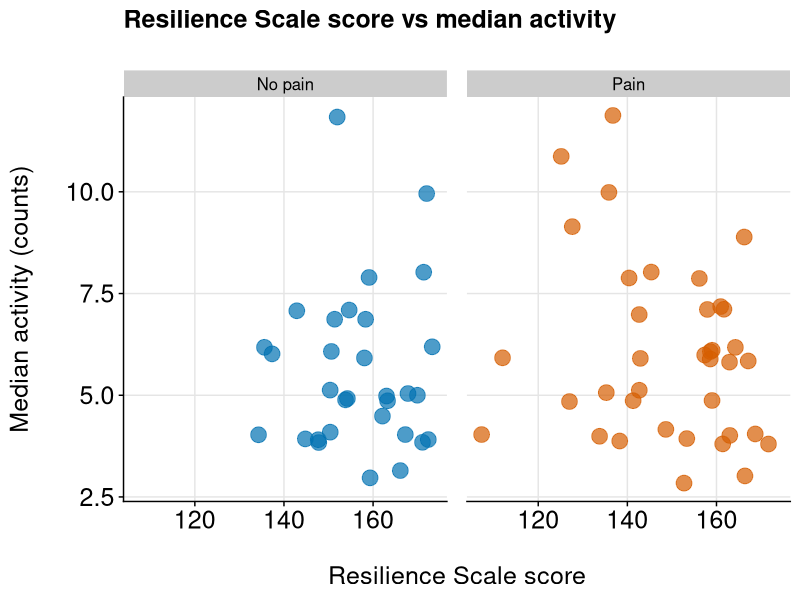
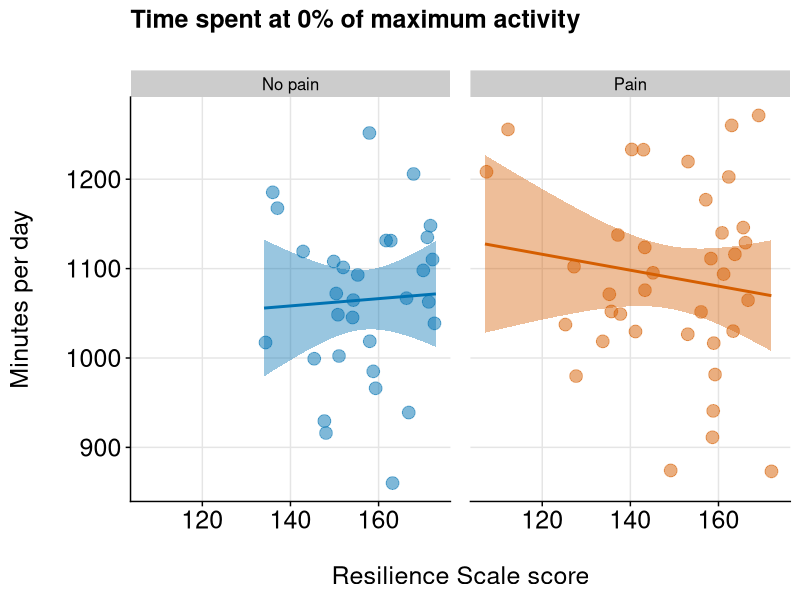
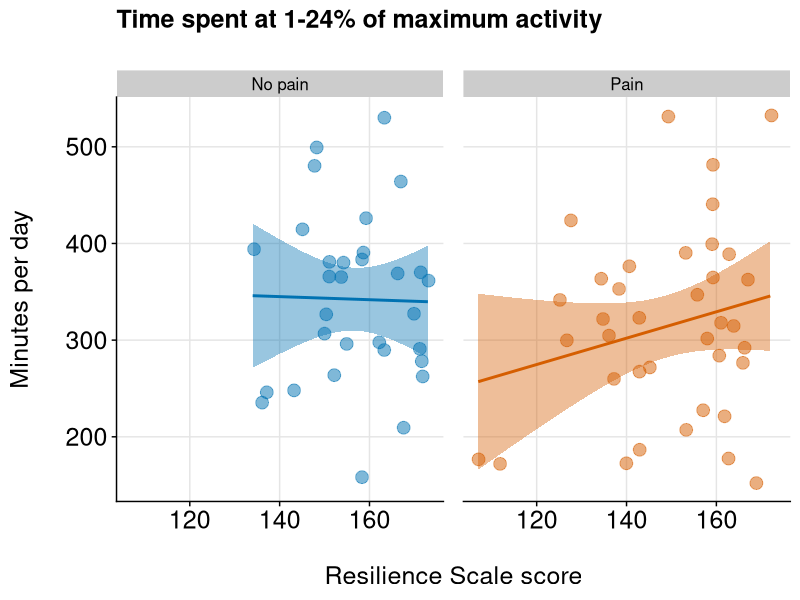
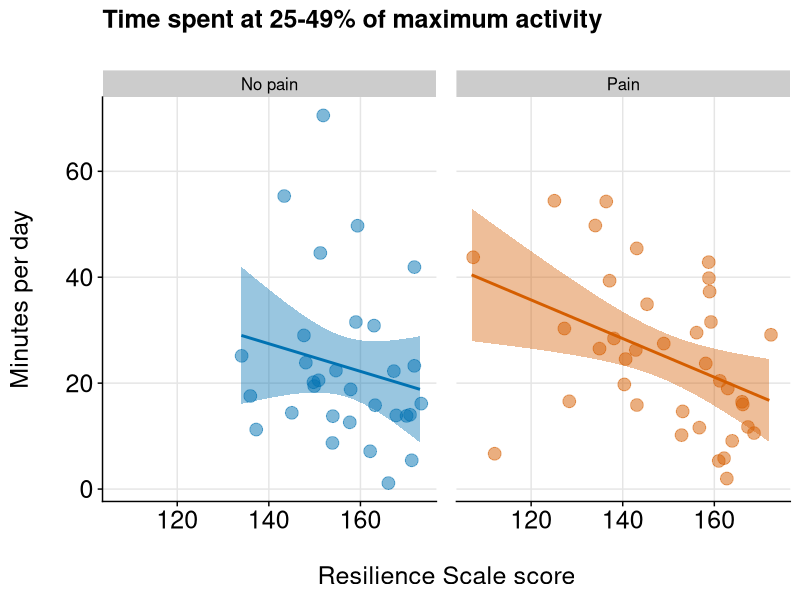
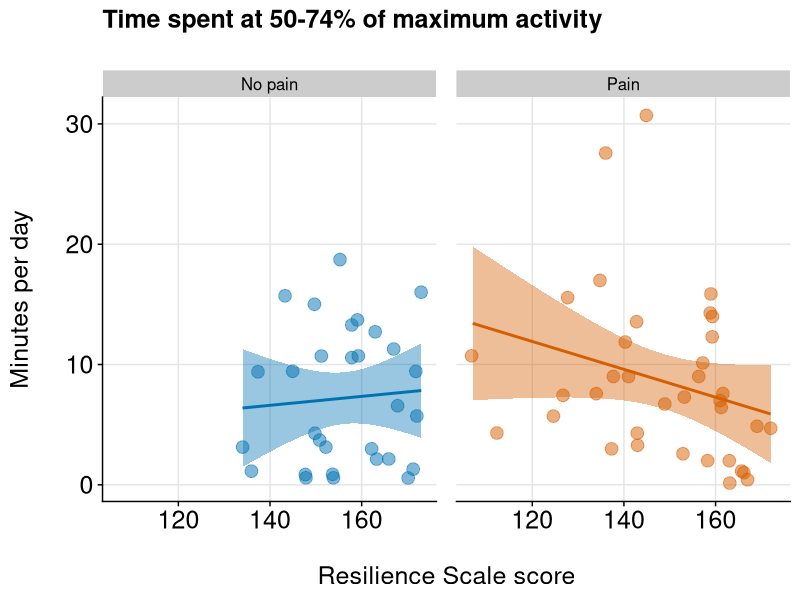
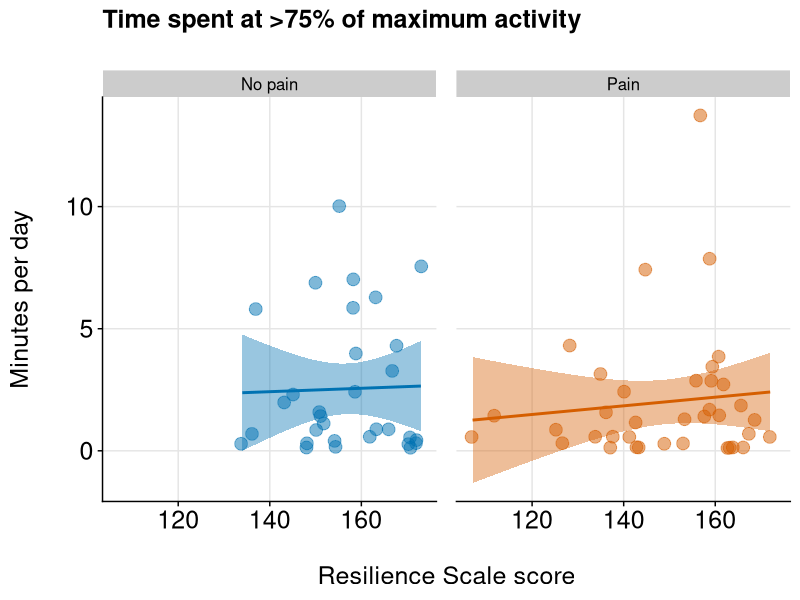
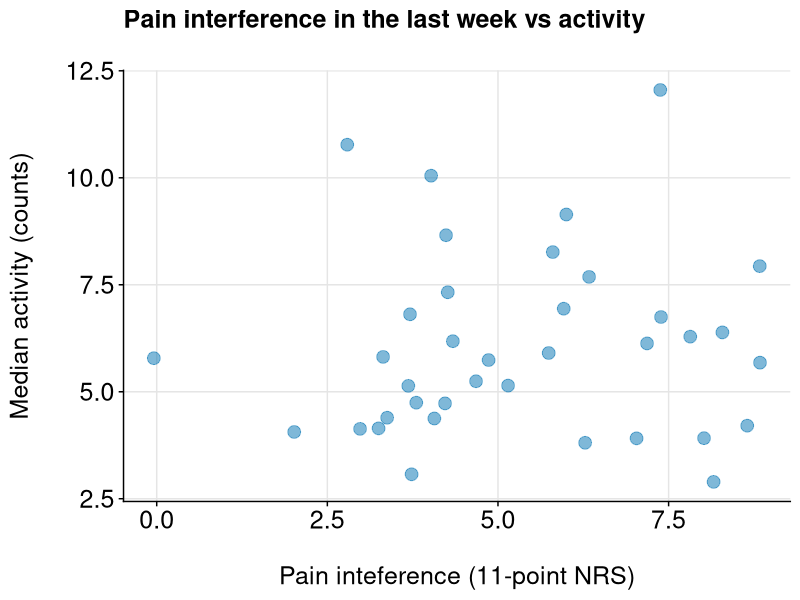
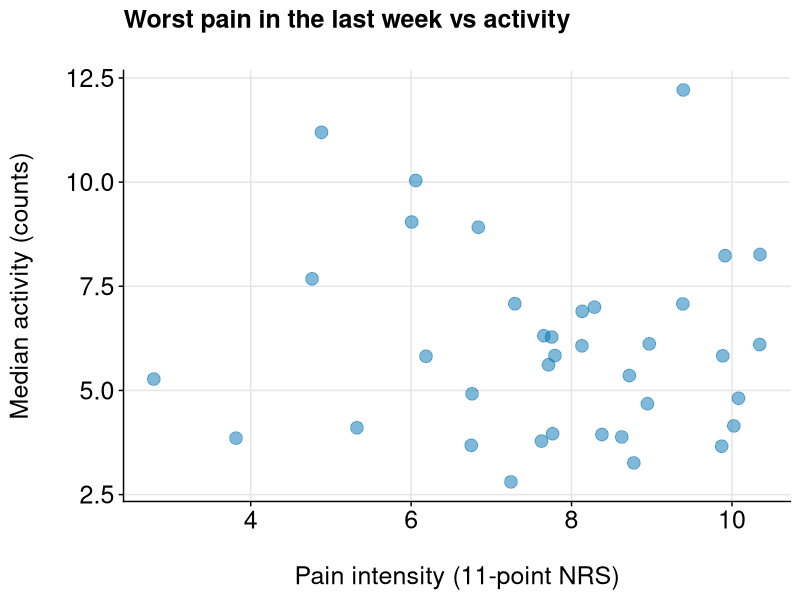

Reproduce these figures in R, in order.
## ---- chunk 1
# Load packages
library(knitr)
library(readr)
library(dplyr)
library(tidyr)
library(ggplot2)
library(scales)
library(grid)
library(cowplot)

# Load palette
cb8.categorical <- c("#0072B2", "#D55E00", "#009E73", "#F0E442", "#56B4E9", "#E69F00", "#CC79A7", "#999999")

# knitr chunk options
opts_chunk$set(echo = FALSE,
               warning = FALSE,
               message = FALSE,
               fig.path = './figures/',
               fig.width = 11.7,
               fig.height = 8.2,
               dev = c('png', 'pdf'),
               tidy = TRUE, 
               tidy.opts = list(width.cutoff = 65))
## ---- chunk 2
data.res <- read_csv('./data/resilience.V.endurance.csv', col_names = TRUE)
## ---- chunk 3
# Top-and-tail
head(data.res)
tail(data.res)
glimpse(data.res)

# Process data
data.res.1 <- data.res %>%
    mutate(pain = factor(Pain, 
                         levels = c('no.pain', 'pain'),
                         labels = c('No pain', 'Pain'))) %>%
    select(-ID, -Pain) %>%
    rename(activity = Median_activity,
           rs.score = RS_corrected, 
           zero = Minutes_at_0_activity,
           q1 = Minutes_at_q1,
           q2 = Minutes_at_q2,
           q3 = Minutes_at_q3,
           q4 = Minutes_at_q4) 
glimpse(data.res.1)
## ---- chunk 4
# Plot_1: resilience score vs median activity
Resilience.activity <- ggplot(data.res.1,
                 aes(x = rs.score,
                     y = activity,
                     fill = pain,
                     colour = pain)) +
    geom_jitter(size = 5, shape = 21, alpha = 0.7) +
    labs(x = '\nResilience Scale score',
         y = 'Median activity (counts)\n',
         title = 'Resilience Scale score vs median activity\n') +
    facet_grid(.~pain) +
    scale_fill_manual(values = cb8.categorical) +
    scale_colour_manual(values = cb8.categorical) +
    theme_cowplot() +
    theme(plot.title = element_text(face = 'bold', 
                                    size = 18, 
                                    colour = 'black'),
          axis.text = element_text(size = 18, 
                                   colour = 'black'),
          axis.title = element_text(size = 18, 
                                    colour = 'black'),
          panel.grid.major = element_line(colour = 'gray90'),
          panel.background = element_blank(),
          legend.position = 'none',
          panel.margin.x = unit(1, 'lines'))
Resilience.activity

# Plot_2: resilience score vs time spent at 0% of max activity
RS.EnduranceZero <- ggplot(data.res.1,
                 aes(x = rs.score,
                     y = zero,
                     fill = pain,
                     colour = pain)) +
    geom_jitter(size = 4, shape = 21, alpha = 0.5) +
    geom_smooth(method = 'lm') +
    labs(title = 'Time spent at 0% of maximum activity\n',
         x = '\nResilience Scale score',
         y = 'Minutes per day\n') +
    facet_grid(.~pain) +
    scale_fill_manual(values = cb8.categorical) +
    scale_colour_manual(values = cb8.categorical) +
    theme_cowplot() +
    theme(plot.title = element_text(face = 'bold', 
                                    size = 18, 
                                    colour = 'black'),
          axis.text = element_text(size = 18, 
                                   colour = 'black'),
          axis.title = element_text(size = 18, 
                                    colour = 'black'),
          panel.grid.major = element_line(colour = 'gray90'),
          panel.background = element_blank(),
          legend.position = 'none',
          panel.margin.x = unit(1, 'lines'))
RS.EnduranceZero

# Plot_3: resilience score vs time spent at 1-24% of max activity
RS.EnduranceQ1 <- ggplot(data.res.1,
                 aes(x = rs.score,
                     y = q1,
                     fill = pain,
                     colour = pain)) +
    geom_jitter(size = 4, shape = 21, alpha = 0.5) +
    geom_smooth(method = 'lm') +
    labs(title = 'Time spent at 1-24% of maximum activity\n',
         x = '\nResilience Scale score',
         y = 'Minutes per day\n') +
    facet_grid(.~pain) +
    scale_fill_manual(values = cb8.categorical) +
    scale_colour_manual(values = cb8.categorical) +
    theme_cowplot() +
    theme(plot.title = element_text(face = 'bold', 
                                    size = 18, 
                                    colour = 'black'),
          axis.text = element_text(size = 18, 
                                   colour = 'black'),
          axis.title = element_text(size = 18, 
                                    colour = 'black'),
          panel.grid.major = element_line(colour = 'gray90'),
          panel.background = element_blank(),
          legend.position = 'none',
          panel.margin.x = unit(1, 'lines'))
RS.EnduranceQ1

# Plot_4: resilience score vs time spent at 25-49% of max activity
RS.EnduranceQ2 <- ggplot(data.res.1,
                 aes(x = rs.score,
                     y = q2,
                     fill = pain,
                     colour = pain)) +
    geom_jitter(size = 4, shape = 21, alpha = 0.5) +
    geom_smooth(method = 'lm') +
    labs(title = 'Time spent at 25-49% of maximum activity\n',
         x = '\nResilience Scale score',
         y = 'Minutes per day\n') +
    facet_grid(.~pain) +
    scale_fill_manual(values = cb8.categorical) +
    scale_colour_manual(values = cb8.categorical) +
   theme_cowplot() +
    theme(plot.title = element_text(face = 'bold', 
                                    size = 18, 
                                    colour = 'black'),
          axis.text = element_text(size = 18, 
                                   colour = 'black'),
          axis.title = element_text(size = 18, 
                                    colour = 'black'),
          panel.grid.major = element_line(colour = 'gray90'),
          panel.background = element_blank(),
          legend.position = 'none',
          panel.margin.x = unit(1, 'lines'))
RS.EnduranceQ2

# Plot_5: resilience score vs time spent at 50-74% of max activity
RS.EnduranceQ3 <- ggplot(data.res.1,
                 aes(x = rs.score,
                     y = q3,
                     fill = pain,
                     colour = pain)) +
    geom_jitter(size = 4, shape = 21, alpha = 0.5) +
    geom_smooth(method = 'lm') +
    labs(title = 'Time spent at 50-74% of maximum activity\n',
         x = '\nResilience Scale score',
         y = 'Minutes per day\n') +
    facet_grid(.~pain) +
    scale_fill_manual(values = cb8.categorical) +
    scale_colour_manual(values = cb8.categorical) +
    theme_cowplot() +
    theme(plot.title = element_text(face = 'bold', 
                                    size = 18, 
                                    colour = 'black'),
          axis.text = element_text(size = 18, 
                                   colour = 'black'),
          axis.title = element_text(size = 18, 
                                    colour = 'black'),
          panel.grid.major = element_line(colour = 'gray90'),
          panel.background = element_blank(),
          legend.position = 'none',
          panel.margin.x = unit(1, 'lines'))
RS.EnduranceQ3

# Plot 6: resilience score vs time spent at >75% of max activity
RS.EnduranceQ4 <- ggplot(data.res.1,
                 aes(x = rs.score,
                     y = q4,
                     fill = pain,
                     colour = pain)) +
    geom_jitter(size = 4, shape = 21, alpha = 0.5) +
    geom_smooth(method = 'lm') +
    labs(title = 'Time spent at >75% of maximum activity\n',
         x = '\nResilience Scale score',
         y = 'Minutes per day\n') +
    facet_grid(.~pain) +
    scale_fill_manual(values = cb8.categorical) +
    scale_colour_manual(values = cb8.categorical) +
    theme_cowplot() +
    theme(plot.title = element_text(face = 'bold', 
                                    size = 18, 
                                    colour = 'black'),
          axis.text = element_text(size = 18, 
                                   colour = 'black'),
          axis.title = element_text(size = 18, 
                                    colour = 'black'),
          panel.grid.major = element_line(colour = 'gray90'),
          panel.background = element_blank(),
          legend.position = 'none',
          panel.margin.x = unit(1, 'lines'))
RS.EnduranceQ4
## ---- chunk 5
data.bpi <- read_csv('./data/bpi.activity.csv', col_names = TRUE)
## ---- chunk 6
# Top-and-tail
head(data.bpi)
tail(data.bpi)
glimpse(data.bpi)

# Process data
data.bpi.1 <- data.bpi %>%
    mutate(pain = as.factor(Pain)) %>%
    select(-ID, -Pain) %>%
    rename(activity = Median_activity,
           bpi_interference = BPI_interference, 
           worst_pain = Worst_pain,
           least_pain = Least_pain) 
glimpse(data.bpi.1)
## ---- chunk 7
# Plot_7: BPI interference vs median activity
Interference.activity <- ggplot(data.bpi.1,
                 aes(x = bpi_interference,
                     y = activity,
                     fill = pain,
                     colour = pain)) +
    geom_jitter(size = 4, shape = 21, alpha = 0.5) +
    labs(x = '\nPain inteference (11-point NRS)',
         y = 'Median activity (counts)\n',
         title = 'Pain interference in the last week vs activity\n') +
    scale_fill_manual(values = cb8.categorical) +
    scale_colour_manual(values = cb8.categorical) +
    theme_cowplot() +
    theme(plot.title = element_text(face = 'bold', 
                                    size = 18, 
                                    colour = 'black'),
          axis.text = element_text(size = 18, 
                                   colour = 'black'),
          axis.title = element_text(size = 18, 
                                    colour = 'black'),
          panel.grid.major = element_line(colour = 'gray90'),
          panel.background = element_blank(),
          legend.position = 'none')
Interference.activity

# Plot_8: Worst pain vs median activity
WorstPain.activity <- ggplot(data.bpi.1,
                 aes(x = worst_pain,
                     y = activity,
                     fill = pain,
                     colour = pain)) +
    geom_jitter(size = 4, shape = 21, alpha = 0.5) +
    labs(x = '\nPain intensity (11-point NRS)',
         y = 'Median activity (counts)\n',
         title = 'Worst pain in the last week vs activity\n') +
    scale_fill_manual(values = cb8.categorical) +
    scale_colour_manual(values = cb8.categorical) +
    theme_cowplot() +
    theme(plot.title = element_text(face = 'bold', 
                                    size = 18, 
                                    colour = 'black'),
          axis.text = element_text(size = 18, 
                                   colour = 'black'),
          axis.title = element_text(size = 18, 
                                    colour = 'black'),
          panel.grid.major = element_line(colour = 'gray90'),
          panel.background = element_blank(),
          legend.position = 'none')
WorstPain.activity

# Plot_9: Least pain vs median activity
LeastPain.activity <- ggplot(data.bpi.1,
                 aes(x = least_pain,
                     y = activity,
                     fill = pain,
                     colour = pain)) +
    geom_jitter(size = 4, shape = 21, alpha = 0.5) +
    labs(x = '\nPain intensity (11-point NRS)',
         y = 'Median activity (counts)\n',
         title = 'Least pain in the last week vs activity\n') +
    scale_fill_manual(values = cb8.categorical) +
    scale_colour_manual(values = cb8.categorical) +
    theme_cowplot() +
    theme(plot.title = element_text(face = 'bold', 
                                    size = 18, 
                                    colour = 'black'),
          axis.text = element_text(size = 18, 
                                   colour = 'black'),
          axis.title = element_text(size = 18, 
                                    colour = 'black'),
          panel.grid.major = element_line(colour = 'gray90'),
          panel.background = element_blank(),
          legend.position = 'none')
LeastPain.activity
## ---- chunk 8
data.act <- read_csv('./data/activity.V.predictors.csv', col_names = TRUE)
## ---- chunk 9
# Top-and-tail
head(data.act)
tail(data.act)
glimpse(data.act)

# Process data
data.act.1 <- data.act %>%
    mutate(ID = factor(ID),
           pain = factor(pain),
           sex = factor(sex),
           education = factor(education, 
                              levels = c('No education', 
                                         'Completed grade 7', 
                                         'Completed grade 12', 
                                         'Tertiary education'), 
                                         ordered = TRUE),
           employed = factor(employed)) %>%
    group_by(ID) %>%
    gather(key = worry_about, value = rating, money:health) %>%
    mutate(rating = factor(rating, 
                           levels = c('Not at all',
                                         'Rarely',
                                         'Sometimes', 
                                         'Often', 
                                         'Nearly all the time'), 
                                         ordered = TRUE)) %>%
    arrange(ID)

# Quick look
str(data.act.1)
## ---- chunk 10
# Plot_10: median activity vs. presence of pain
Pain.activity <- ggplot(data.act.1,
                 aes(x = pain,
                     y = median_activity,
                     fill = pain,
                     colour = pain)) +
    geom_boxplot(fill = 'white', colour = 'white') +
    geom_boxplot(size = 1, alpha = 0.5) +
    geom_jitter() +
    labs(y = 'Median activity (counts)\n',
         title = 'Median weekly activity by the presence of pain\n') +
    scale_fill_manual(values = cb8.categorical) +
    scale_colour_manual(values = cb8.categorical) +
    theme_cowplot() +
    theme(plot.title = element_text(face = 'bold', 
                                    size = 18, 
                                    colour = 'black'),
          axis.text = element_text(size = 18, 
                                   colour = 'black'),
          axis.title = element_text(size = 18, 
                                    colour = 'black'),
          axis.title.x = element_blank(),
          panel.grid.major = element_line(colour = 'gray90'),
          panel.background = element_blank(),
          legend.position = 'none')
Pain.activity

# Plot_11: median activity vs age
Age.activity <- ggplot(data.act.1,
                 aes(x = age,
                     y = median_activity)) +
    geom_jitter(aes(fill = pain, colour = pain),
                size = 4, shape = 21, alpha = 0.5) +
    geom_smooth(method = 'loess') +
    labs(x = '\nAge (years)',
         y = 'Median activity (counts)\n',
         title = 'Median weekly activity vs. Age\n(loess smoother)') +
    scale_fill_manual(values = cb8.categorical) +
    scale_colour_manual(values = cb8.categorical) +
    theme_cowplot() +
    theme(plot.title = element_text(face = 'bold', 
                                    size = 18, 
                                    colour = 'black'),
          axis.text = element_text(size = 18, 
                                   colour = 'black'),
          axis.title = element_text(size = 18, 
                                    colour = 'black'),
          panel.grid.major = element_line(colour = 'gray90'),
          panel.background = element_blank(),
          legend.position = 'top',
          legend.text = element_text(size = 16),
          legend.title = element_blank())
Age.activity

# Plot_12: median activity vs. sex
Sex.activity <- ggplot(data.act.1,
                 aes(x = sex,
                     y = median_activity,
                     fill = sex,
                     colour = sex)) +
    geom_boxplot(fill = 'white', colour = 'white') +
    geom_boxplot(size = 1, alpha = 0.5) +
    geom_jitter() +
    labs(y = 'Median activity (counts)\n',
         title = 'Median weekly activity by sex\n') +
    scale_fill_manual(values = cb8.categorical) +
    scale_colour_manual(values = cb8.categorical) +
    theme_cowplot() +
    theme(plot.title = element_text(face = 'bold', 
                                    size = 18, 
                                    colour = 'black'),
          axis.text = element_text(size = 18, 
                                   colour = 'black'),
          axis.title = element_text(size = 18, 
                                    colour = 'black'),
          axis.title.x = element_blank(),
          panel.grid.major = element_line(colour = 'gray90'),
          panel.background = element_blank(),
          legend.position = 'none')
Sex.activity

# Plot_13: median activity vs. education
## Need to summarise data and use stat = 'identity'
edu <- data.act.1 %>%
    filter(!is.na(education)) %>%
    group_by(education) %>%
    summarise(Median = median(median_activity), 
              Min = min(median_activity),
              q25 = quantile(median_activity, 0.25),
              q75 = quantile(median_activity, 0.75),
              Max = max(median_activity))

Edu.activity <- ggplot(edu,
                 aes(x = education,
                     fill = education,
                     colour = education)) +
    geom_errorbar(aes(ymin = Min, ymax = Max), 
                  size = 1,
                  width = 0) +
    geom_crossbar(aes(y = Median, ymin = q25, ymax = q75), 
             fill = 'white', 
             colour = 'white') +
    geom_crossbar(aes(y = Median, ymin = q25, ymax = q75),
             size = 1, 
             alpha = 0.5) +
    labs(y = 'Median activity (counts)\n',
         title = 'Median weekly activity by education level\n') +
    scale_fill_manual(values = cb8.categorical) +
    scale_colour_manual(values = cb8.categorical) +
    theme_cowplot() +
    theme(plot.title = element_text(face = 'bold', 
                                    size = 18, 
                                    colour = 'black'),
          axis.text = element_text(size = 18, 
                                   colour = 'black'),
          axis.text.x = element_text(angle = 30, hjust = 1),
          axis.title = element_text(size = 18, 
                                    colour='black'),
          axis.title.x = element_blank(),
          panel.background=element_blank(),
          panel.grid.major = element_line(colour = 'grey90'),
          legend.position = 'none')
Edu.activity

# Plot_14: Median weekly activity vs. BMI
BMI.activity <- ggplot(data.act.1,
                 aes(x = bmi,
                     y = median_activity)) +
    geom_jitter(aes(fill = pain, colour = pain),
                size = 4, shape = 21, alpha = 0.5) +
    geom_smooth(method = 'loess') +
    labs(x = '\nBMI (m/kg^2)',
         y = 'Median activity (counts)\n',
         title = 'Median weekly activity vs. BMI\n(loess smoother)') +
    scale_fill_manual(values = cb8.categorical) +
    scale_colour_manual(values = cb8.categorical) +
    theme_cowplot() +
    theme(plot.title = element_text(face = 'bold', 
                                    size = 18, 
                                    colour = 'black'),
          axis.text = element_text(size = 18, 
                                   colour = 'black'),
          axis.title = element_text(size = 18, 
                                    colour='black'),
          panel.background=element_blank(),
          panel.grid.major = element_line(colour = 'grey90'),
          legend.position = 'top',
          legend.text = element_text(size = 16),
          legend.title = element_blank())
BMI.activity

# Plot_15: median activity vs. presence of pain
Employ.activity <- ggplot(data.act.1,
                 aes(x = employed,
                     y = median_activity,
                     fill = employed,
                     colour = employed)) +
    geom_boxplot(fill = 'white', colour = 'white') +
    geom_boxplot(size = 1, alpha = 0.5) +
    geom_jitter() +
    labs(y = 'Median activity (counts)\n',
         title = 'Median weekly activity by employment status\n') +
    scale_fill_manual(values = cb8.categorical) +
    scale_colour_manual(values = cb8.categorical) +
    theme_cowplot() +
    theme(plot.title = element_text(face = 'bold', 
                                    size = 18, 
                                    colour = 'black'),
          axis.text = element_text(size = 18, 
                                   colour = 'black'),
          axis.title = element_text(size = 18, 
                                    colour='black'),
          axis.title.x = element_blank(),
          panel.background=element_blank(),
          panel.grid.major = element_line(colour = 'grey90'),
          legend.position = 'none')
Employ.activity

# Plot_16: Median weekly activity vs. RS score
RS.activity <- ggplot(data.act.1,
                 aes(x = rs_score,
                     y = median_activity)) +
    geom_jitter(aes(fill = pain, colour = pain),
                size = 4, shape = 21, alpha = 0.5) +
    geom_smooth(method = 'loess') +
    labs(x = '\nResilience Scale score',
         y = 'Median activity (counts)\n',
         title = 'Median weekly activity vs. RS score\n(loess smoother)') +
    scale_fill_manual(values = cb8.categorical) +
    scale_colour_manual(values = cb8.categorical) +
    theme_cowplot() +
    theme(plot.title = element_text(face = 'bold', 
                                    size = 18, 
                                    colour = 'black'),
          axis.text = element_text(size = 18, 
                                   colour = 'black'),
          axis.title = element_text(size = 18, 
                                    colour='black'),
          panel.background=element_blank(),
          panel.grid.major = element_line(colour = 'grey90'),
          legend.position = 'top',
          legend.text = element_text(size = 16),
          legend.title = element_blank())
RS.activity

# Plot_17: Median weekly activity vs. EQ5D VAS
EQ5D.activity <- ggplot(data.act.1,
                 aes(x = eq5d_vas,
                     y = median_activity)) +
    geom_jitter(aes(fill = pain, colour = pain),
                size = 4, shape = 21, alpha = 0.5) +
    geom_smooth(method = 'loess') +
    labs(x = '\nEQ5D VAS score',
         y = 'Median activity (counts)\n',
         title = 'Median weekly activity vs. EQ5D VAS score\n(loess smoother)') +
    scale_fill_manual(values = cb8.categorical) +
    scale_colour_manual(values = cb8.categorical) +
    theme_cowplot() +
    theme(plot.title = element_text(face = 'bold', 
                                    size = 18, 
                                    colour = 'black'),
          axis.text = element_text(size = 18, 
                                   colour = 'black'),
          axis.title = element_text(size = 18, 
                                    colour='black'),
          panel.background=element_blank(),
          panel.grid.major = element_line(colour = 'grey90'),
          legend.position = 'top',
          legend.text = element_text(size = 16),
          legend.title = element_blank())
EQ5D.activity
## ---- chunk 11
# Plot_18: median activity vs. Worries (money & family)
## Subset data
worries.a <- data.act.1 %>%
    filter(worry_about != 'food' | worry_about != 'health') %>%
    mutate(worry_about = factor(worry_about)) %>%
    rename(worries_a = worry_about)
worries.a

Worr.activity <- ggplot(data = worries.a,
                 aes(x = rating,
                     y = median_activity,
                     fill = rating,
                     colour = rating)) +
    geom_boxplot(fill = 'white', colour = 'white') +
    geom_boxplot(size = 1, alpha = 0.5) +
    geom_jitter() +
    facet_grid(worries_a~.) +
    labs(y = 'Median activity (counts)\n',
         title = 'Median weekly activity by level\nof monetary and family worries\n') +
    scale_fill_manual(values = cb8.categorical) +
    scale_colour_manual(values = cb8.categorical) +
    theme_cowplot() +
    theme(plot.title = element_text(face = 'bold', 
                                    size = 18, 
                                    colour = 'black'),
          axis.text = element_text(size = 18, 
                                   colour = 'black'),
          axis.title = element_text(size = 18, 
                                    colour='black'),
          axis.title.x = element_blank(),
          panel.background=element_blank(),
          panel.grid.major = element_line(colour = 'grey90'),
          legend.position = 'none',
          panel.margin.y = unit(1, 'lines'))
Worr.activity
## ---- chunk 12
sessionInfo()
